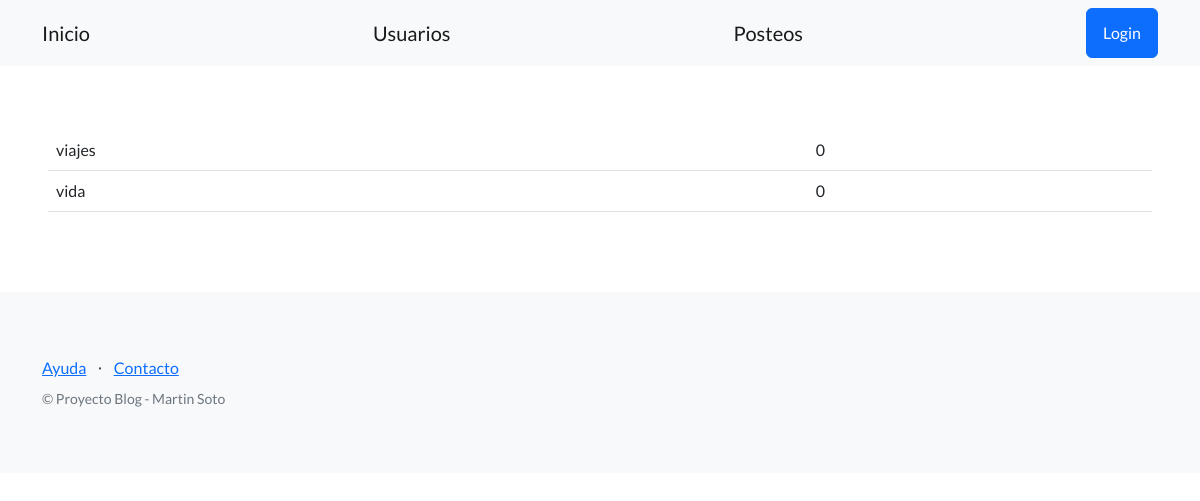
The page /blog/generos/ on the database as committed earlier.
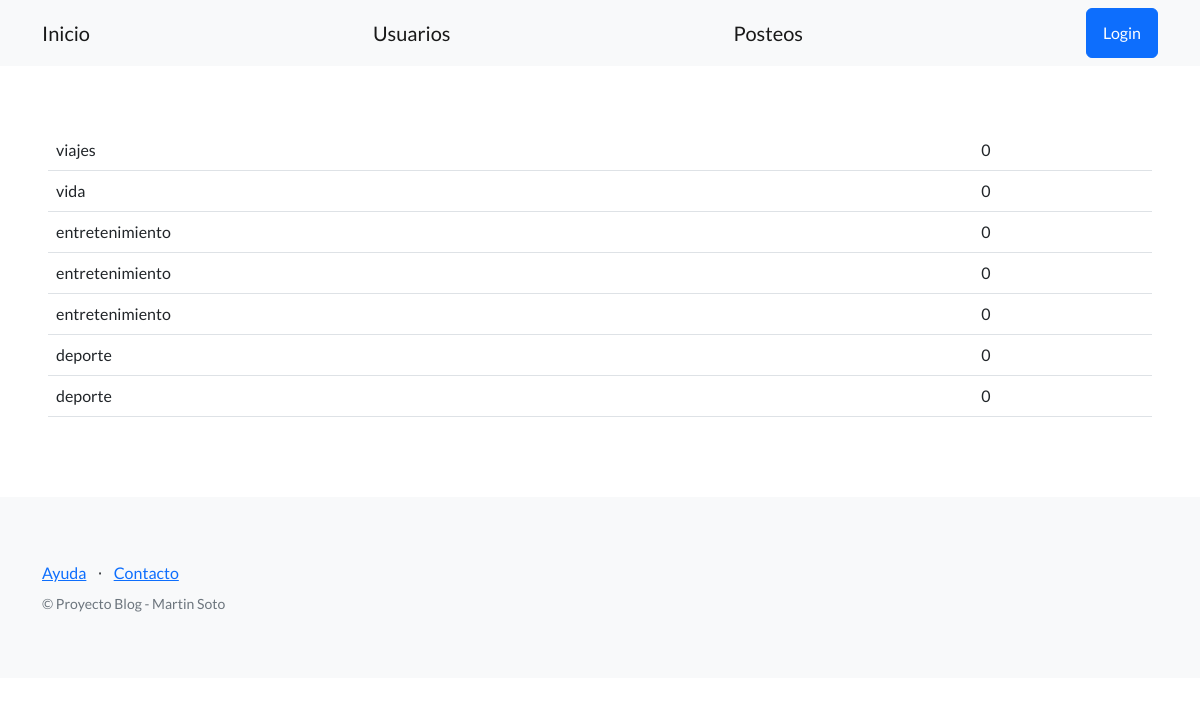
The same page on the database as committed later.
### control_post/models.py (models this page shows)
class genero(models.Model):
    nombre = models.CharField(max_length=64)
    cantidad = models.IntegerField()

### control_post/views.py (the view)
# urls.py: path("generos/", lista_generos, name="lista_generos"),
def lista_generos(request):
    contexto = {
        "generos": genero.objects.all()
    }
    http_response = render(
        request=request,
        template_name= "control_post/lista_generos.html",
        context=contexto,
    )
    return http_response

### control_post/templates/control_post/lista_generos.html (shortened to what this page needs)
{% extends "main.html" %}
    {% block contenido %}
    <table class="table">
        {% for gen in generos  %}
        <tr>
            <td>{{gen.nombre }}</td>
            <td>{{gen.cantidad }}</td>
        </tr>
    {% endfor %}
    </table>
    {% endblock contenido %}

### template_base/main.html (shortened to what this page needs)
{% load static %}
<!DOCTYPE html>
<html lang="en">
<head>
    <link href="https://cdn.jsdelivr.net/npm/bootstrap-icons@1.5.0/font/bootstrap-icons.css" rel="stylesheet" type="text/css" />
    <link href="{% static 'css/styles.css' %}" rel="stylesheet" />
</head>
<body>
    <nav class="navbar navbar-light bg-light static-top">
        <div class="container">
            <a class="navbar-brand" href="{% url 'inicio' %}">Inicio</a>
            <a class="navbar-brand" href="{% url 'lista_usuarios' %}">Usuarios</a>
            <a class="navbar-brand" href="">Posteos</a>
            <a class="btn btn-primary" href="#signup">Login</a>
        </div>
    </nav>
    <section style="padding:4rem 3rem;">
        {% block contenido %}
        {% endblock contenido %}
    </section>
    <footer class="footer bg-light">
        <div class="container">
            <div class="row">
                <div class="col-lg-6 h-100 text-center text-lg-start my-auto">
                    <ul class="list-inline mb-2">
                        <li class="list-inline-item"><a href="#!">Ayuda</a></li>
                        <li class="list-inline-item">⋅</li>
                        <li class="list-inline-item"><a href="#!">Contacto</a></li>
                    </ul>
                    <p class="text-muted small mb-4 mb-lg-0">&copy; Proyecto Blog - Martin Soto</p>
                </div>
            </div>
        </div>
    </footer>
</head>
<body>
</body>
</html>

Rows that differ between the two databases and show on the page:
added genero: nombre "entretenimiento", cantidad "0"
added genero: nombre "entretenimiento", cantidad "0"
added genero: nombre "entretenimiento", cantidad "0"
added genero: nombre "deporte", cantidad "0"
added genero: nombre "deporte", cantidad "0"
